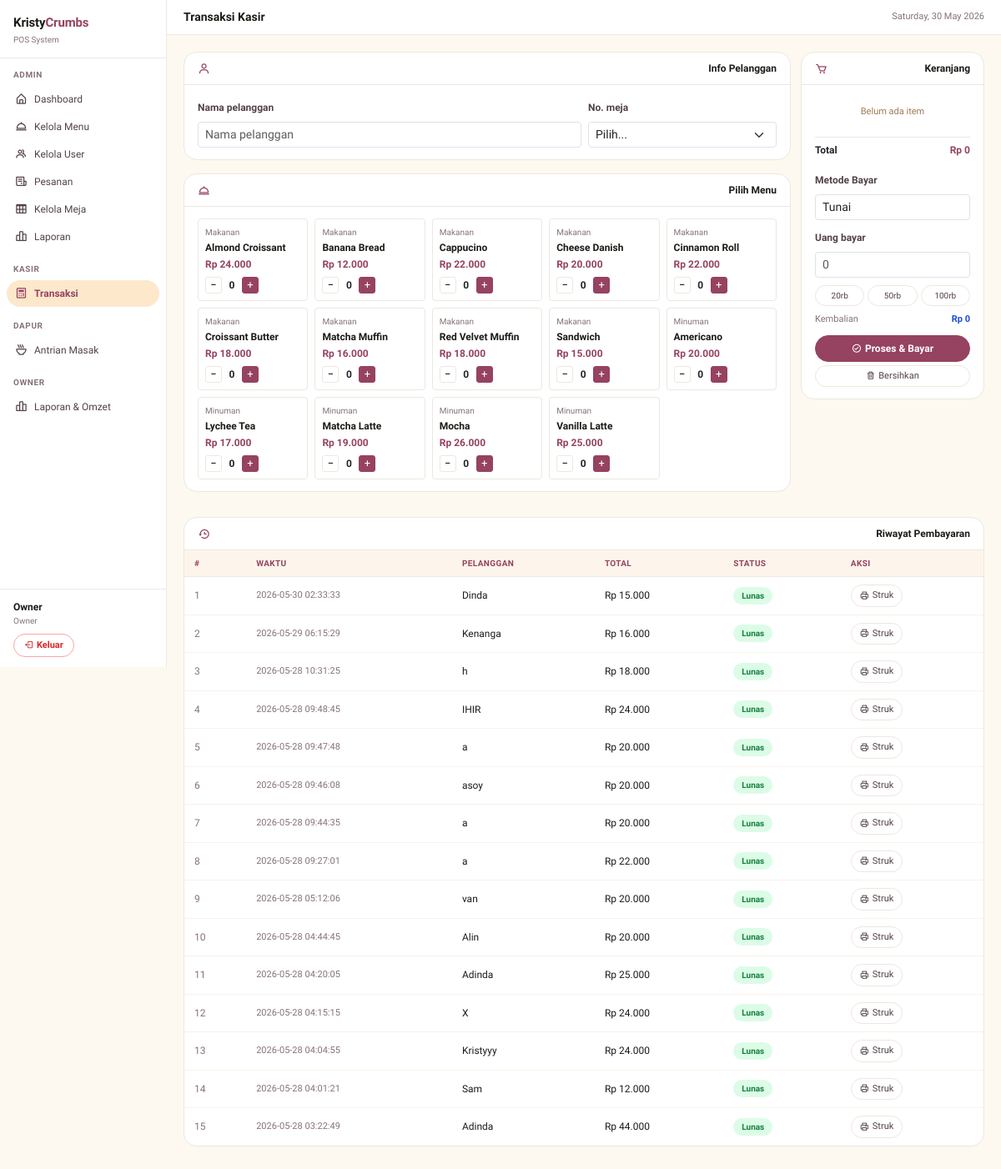
Screenshot of /kasir.php (signed in) with the database file from the repository.
### tables this page shows
CREATE TABLE `tb_menu` (
  `id_menu` int NOT NULL,
  `nama_menu` varchar(100) NOT NULL,
  `kategori` enum('makanan','minuman') NOT NULL,
  `harga` int NOT NULL,
  `stok` int NOT NULL
);

CREATE TABLE `tb_pesanan` (
  `id_pesanan` int NOT NULL,
  `nama_pelanggan` varchar(200) NOT NULL,
  `no_meja` int NOT NULL,
  `total_harga` int NOT NULL,
  `status_bayar` enum('belum_bayar','lunas') NOT NULL,
  `status_pesanan` enum('proses','selesai') NOT NULL,
  `tgl_pesanan` varchar(200) NOT NULL,
  `uang_bayar` int NOT NULL,
  `nama_kasir` varchar(200) NOT NULL,
  `metode_bayar` enum('tunai','qris','transfer','kartu') NOT NULL DEFAULT 'tunai'
);

### kasir.php (the view, shortened to what this page needs)
<?php
include 'function/connect.php';
include '_layout.php';
$menus = mysqli_query($koneksi, "SELECT * FROM tb_menu WHERE stok > 0 ORDER BY kategori, nama_menu");
?>
<div class="kasir-wrap">
  <div>
    <div class="kc-card mb-3">
      <div class="kc-card-header"><i class='bx bx-user'></i> Info Pelanggan</div>
      <div class="kc-card-body">
        <div class="row g-2">
          <div class="col-8">
            <label class="form-label">Nama pelanggan</label>
            <input type="text" id="nama_pelanggan" class="form-control form-control-sm" placeholder="Nama pelanggan">
          </div>
          <div class="col-4">
            <label class="form-label">No. meja</label>
            <select id="no_meja" class="form-select form-select-sm" required>
              <option value="">Pilih...</option>
            </select>
          </div>
        </div>
      </div>
    </div>
    <div class="kc-card">
      <div class="kc-card-header"><i class='bx bx-dish'></i> Pilih Menu</div>
      <div class="kc-card-body">
        <div class="menu-grid">
          <?php while ($m = mysqli_fetch_assoc($menus)): ?>
            <div class="menu-item"
              id="mc-<?= $m['id_menu'] ?>"
              data-id="<?= $m['id_menu'] ?>"
              data-nama="<?= htmlspecialchars($m['nama_menu']) ?>"
              data-harga="<?= $m['harga'] ?>"
              data-stok="<?= $m['stok'] ?>">
              <div class="menu-kat"><?= ucfirst($m['kategori']) ?></div>
              <div class="menu-nm"><?= htmlspecialchars($m['nama_menu']) ?></div>
              <div class="menu-harga">Rp <?= number_format($m['harga'], 0, ',', '.') ?></div>
              <div class="qty-wrap">
                <button class="qty-btn" onclick="ubahQty(<?= $m['id_menu'] ?>,-1,event)">−</button>
                <span class="qty-num" id="qty-<?= $m['id_menu'] ?>">0</span>
                <button class="qty-btn" style="background:#964261;color:#fff;border-color:#964261" onclick="ubahQty(<?= $m['id_menu'] ?>,1,event)">+</button>
              </div>
            </div>
          <?php endwhile; ?>
        </div>
      </div>
    </div>
  </div>
  <div>
    <div class="kc-card" style="position:sticky;top:50px">
      <div class="kc-card-header"><i class='bx bx-cart'></i> Keranjang</div>
      <div class="kc-card-body">
        <div id="cart-list" style="min-height:40px;margin-bottom:8px">
          <div style="font-size:11px;color:#a07850;text-align:center;padding:10px 0">Belum ada item</div>
        </div>
        <div style="display:flex;justify-content:space-between;font-size:12px;font-weight:700;padding:6px 0;border-top:1px solid #ece8df;margin-bottom:8px">
          <span>Total</span>
          <span id="total-display" style="color:#964261">Rp 0</span>
        </div>
        <label class="form-label">Metode Bayar</label>
        <select id="metode-bayar" class="form-control form-control-sm mb-2">
          <option value="tunai">Tunai</option>
        </select>
        <label class="form-label">Uang bayar</label>
        <input type="number" id="uang-bayar" class="form-control form-control-sm mb-2" placeholder="0" oninput="hitungKembalian()">
        <div class="row g-1 mb-2">
          <div class="col-4"><button class="btn-kc-outline w-100" style="font-size:10px;justify-content:center" onclick="setNom(20000)">20rb</button></div>
          <div class="col-4"><button class="btn-kc-outline w-100" style="font-size:10px;justify-content:center" onclick="setNom(50000)">50rb</button></div>
          <div class="col-4"><button class="btn-kc-outline w-100" style="font-size:10px;justify-content:center" onclick="setNom(100000)">100rb</button></div>
        </div>
        <div style="display:flex;justify-content:space-between;font-size:11px;margin-bottom:10px">
          <span style="color:#867277">Kembalian</span>
          <span id="kembalian-display" style="font-weight:700;color:#1d4ed8">Rp 0</span>
        </div>
        <button class="btn-kc w-100 justify-content-center mb-1" onclick="prosesCheckout()">
          <i class='bx bx-check-circle'></i> Proses & Bayar
        </button>
        <button class="btn-kc-outline w-100 justify-content-center" onclick="clearCart()">
          <i class='bx bx-trash'></i> Bersihkan
        </button>
      </div>
    </div>
  </div>
</div>
<div class="kc-card">
  <div class="kc-card-header"><i class='bx bx-history'></i> Riwayat Pembayaran</div>
  <table class="kc-table w-100">
    <thead>
      <tr>
        <th>#</th>
        <th>Waktu</th>
        <th>Pelanggan</th>
        <th>Total</th>
        <th>Status</th>
        <th>Aksi</th>
      </tr>
    </thead>
    <tbody>
      <?php
      $no = 1;
      $result = mysqli_query($koneksi, "SELECT * FROM tb_pesanan WHERE status_bayar='lunas' ORDER BY id_pesanan DESC LIMIT 15");
      if ($result) while ($r = mysqli_fetch_assoc($result)):
      ?>
        <tr>
          <td style="color:#867277"><?= $no++ ?></td>
          <td style="font-size:11px;color:#867277"><?= $r['tgl_pesanan'] ?></td>
          <td><?= htmlspecialchars($r['nama_pelanggan']) ?></td>
          <td>Rp <?= number_format($r['total_harga'], 0, ',', '.') ?></td>
          <td><span class="kc-badge kc-badge-green">Lunas</span></td>
          <td><a href="print_invoice.php?id=<?= $r['id_pesanan'] ?>" target="_blank" class="btn-kc-outline"><i class='bx bx-printer'></i> Struk</a></td>
        </tr>
      <?php endwhile; ?>
    </tbody>
  </table>
</div>
<?php include '_layout_end.php'; ?>

### _layout.php (style rules this page uses)
* { font-family: 'Plus Jakarta Sans', sans-serif; }
body { background: #fdf9f0; margin: 0; }
a { text-decoration: none; }
.kc-card { background: #fff; border: 1px solid #ece8df; border-radius: 16px; margin-bottom: 16px; }
.kc-card-header { padding: 10px 16px; border-bottom: 1px solid #ece8df; font-weight: 700; font-size: 12px; color: #1c1c17; display: flex; align-items: center; justify-content: space-between; border-radius: 16px 16px 0 0; }
.kc-card-header i { color: #964261; font-size: 15px; margin-right: 4px; }
.kc-card-body { padding: 14px 16px; }
.kc-table thead th { background: #fdf5ec; color: #964261; font-size: 10px; font-weight: 700; text-transform: uppercase; letter-spacing: .04em; padding: 8px 12px; border-bottom: 1px solid #ece8df; }
.kc-table tbody td { padding: 9px 12px; border-bottom: 1px solid #f7f3ea; font-size: 12px; vertical-align: middle; color: #1c1c17; }
.kc-table tbody tr:last-child td { border-bottom: none; }
.kc-badge { border-radius: 999px; padding: 3px 10px; font-size: 10px; font-weight: 700; display: inline-block; }
.kc-badge-green { background: #dcfce7; color: #15803d; }
.btn-kc { background: #964261; border: 1px solid #964261; color: #fff; border-radius: 999px; padding: 6px 14px; font-size: 12px; font-weight: 600; cursor: pointer; display: inline-flex; align-items: center; gap: 4px; transition: background 0.15s, color 0.15s, border-color 0.15s; }
.btn-kc-outline { background: #fff; border: 1px solid #ece8df; color: #534247; border-radius: 999px; padding: 4px 10px; font-size: 11px; cursor: pointer; display: inline-flex; align-items: center; gap: 4px; transition: border-color 0.15s, background 0.15s; }
.form-label { font-size: 12px; font-weight: 600; color: #534247; }

### kasir.php (style rules this page uses)
.kasir-wrap { display: grid; grid-template-columns: 1fr 220px; gap: 12px; margin-bottom: 14px; }
.menu-grid { display: grid; grid-template-columns: repeat(auto-fill, minmax(130px, 1fr)); gap: 8px; }
.menu-item { background: #fff; border: 1px solid #ece8df; border-radius: 4px; padding: 8px; cursor: pointer; }
.menu-kat { font-size: 10px; color: #867277; margin-bottom: 2px; }
.menu-nm { font-size: 12px; font-weight: 600; color: #1c1c17; margin-bottom: 2px; }
.menu-harga { font-size: 12px; color: #964261; font-weight: 700; margin-bottom: 6px; }
.qty-wrap { display: flex; align-items: center; gap: 5px; }
.qty-btn { width: 20px; height: 20px; border: 1px solid #ece8df; border-radius: 3px; background: #fff; cursor: pointer; font-size: 13px; display: flex; align-items: center; justify-content: center; }
.qty-num { font-size: 12px; font-weight: 700; min-width: 14px; text-align: center; }

### rows the page displays
tb_menu: kategori "Makanan", nama_menu "Almond Croissant", harga "24.000"
tb_menu: kategori "Makanan", nama_menu "Banana Bread", harga "12.000"
tb_menu: kategori "Makanan", nama_menu "Cappucino", harga "22.000"
tb_menu: kategori "Makanan", nama_menu "Cheese Danish", harga "20.000"
tb_menu: kategori "Makanan", nama_menu "Cinnamon Roll", harga "22.000"
tb_menu: kategori "Makanan", nama_menu "Croissant Butter", harga "18.000"
tb_menu: kategori "Makanan", nama_menu "Matcha Muffin", harga "16.000"
tb_menu: kategori "Makanan", nama_menu "Red Velvet Muffin", harga "18.000"
tb_menu: kategori "Makanan", nama_menu "Sandwich", harga "15.000"
tb_menu: kategori "Minuman", nama_menu "Americano", harga "20.000"
tb_menu: kategori "Minuman", nama_menu "Lychee Tea", harga "17.000"
tb_menu: kategori "Minuman", nama_menu "Matcha Latte", harga "19.000"
tb_menu: kategori "Minuman", nama_menu "Mocha", harga "26.000"
tb_menu: kategori "Minuman", nama_menu "Vanilla Latte", harga "25.000"
tb_pesanan: tgl_pesanan "2026-05-30 02:33:33", nama_pelanggan "Dinda", total_harga "15.000"
tb_pesanan: tgl_pesanan "2026-05-29 06:15:29", nama_pelanggan "Kenanga", total_harga "16.000"
tb_pesanan: tgl_pesanan "2026-05-28 10:31:25", nama_pelanggan "h", total_harga "18.000"
tb_pesanan: tgl_pesanan "2026-05-28 09:48:45", nama_pelanggan "IHIR", total_harga "24.000"
tb_pesanan: tgl_pesanan "2026-05-28 09:47:48", nama_pelanggan "a", total_harga "20.000"
tb_pesanan: tgl_pesanan "2026-05-28 09:46:08", nama_pelanggan "asoy", total_harga "20.000"
tb_pesanan: tgl_pesanan "2026-05-28 09:44:35", nama_pelanggan "a", total_harga "20.000"
tb_pesanan: tgl_pesanan "2026-05-28 09:27:01", nama_pelanggan "a", total_harga "22.000"
tb_pesanan: tgl_pesanan "2026-05-28 05:12:06", nama_pelanggan "van", total_harga "20.000"
tb_pesanan: tgl_pesanan "2026-05-28 04:44:45", nama_pelanggan "Alin", total_harga "20.000"
tb_pesanan: tgl_pesanan "2026-05-28 04:20:05", nama_pelanggan "Adinda", total_harga "25.000"
tb_pesanan: tgl_pesanan "2026-05-28 04:15:15", nama_pelanggan "X", total_harga "24.000"
tb_pesanan: tgl_pesanan "2026-05-28 04:04:55", nama_pelanggan "Kristyyy", total_harga "24.000"
tb_pesanan: tgl_pesanan "2026-05-28 04:01:21", nama_pelanggan "Sam", total_harga "12.000"
tb_pesanan: tgl_pesanan "2026-05-28 03:22:49", nama_pelanggan "Adinda", total_harga "44.000"

### other values shown
$uname "Owner"
$role "Owner"
$page_title "Transaksi Kasir"
